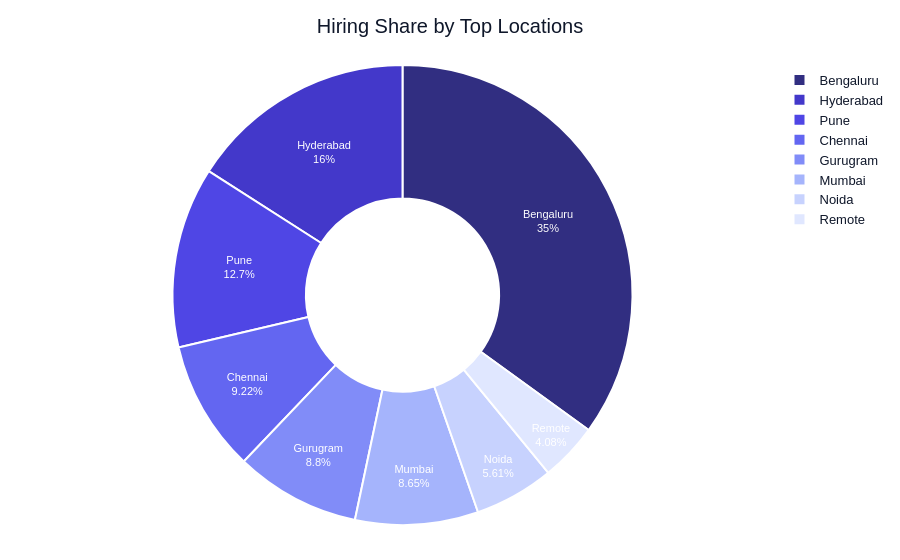

Notebook cell for this chart:
### Markdown cell above
#### Chart 4: Top 10 Hiring Locations

### Code cell
location_share = (
    df["location"]
    .value_counts()
    .head(8)
)

fig = px.pie(
    values=location_share.values,
    names=location_share.index,
    title="Hiring Share by Top Locations",
    hole=0.42,
    color_discrete_sequence=[
        "#312E81",
        "#4338CA",
        "#4F46E5",
        "#6366F1",
        "#818CF8",
        "#A5B4FC",
        "#C7D2FE",
        "#E0E7FF"
    ]
)

fig.update_traces(
    textposition="inside",
    textinfo="percent+label",
    textfont=dict(
        size=11,
        color="white"
    ),
    marker=dict(
        line=dict(
            color="white",
            width=2
        )
    ),
    hovertemplate=(
        "<b>%{label}</b><br>"
        "Job Postings: %{value:,}<br>"
        "Share: %{percent}"
        "<extra></extra>"
    )
)

fig = style_plot(fig)

fig.show()

### Figure 1 — Plotly figure (JSON) as saved in the notebook; plotly's stock layout.template omitted (floating-point values rounded to 4 significant figures)
{"data": [{"domain": {"x": [0, 1], "y": [0, 1]}, "hole": 0.42, "hovertemplate": "<b>%{label}</b><br>Job Postings: %{value:,}<br>Share: %{percent}<extra></extra>", "labels": ["Bengaluru", "Hyderabad", "Pune", "Chennai", "Gurugram", "Mumbai", "Noida", "Remote"], "legendgroup": "", "marker": {"line": {"color": "white", "width": 2}}, "name": "", "showlegend": true, "textfont": {"color": "white", "size": 11}, "textinfo": "percent+label", "textposition": "inside", "type": "pie", "values": [16823, 7669, 6112, 4431, 4233, 4157, 2695, 1961]}], "layout": {"font": {"color": "#0F172A", "family": "Arial", "size": 13}, "hovermode": "x unified", "legend": {"bgcolor": "rgba(0,0,0,0)", "borderwidth": 0, "tracegroupgap": 0}, "margin": {"b": 35, "l": 40, "r": 40, "t": 65}, "piecolorway": ["#312E81", "#4338CA", "#4F46E5", "#6366F1", "#818CF8", "#A5B4FC", "#C7D2FE", "#E0E7FF"], "title": {"font": {"family": "Arial", "size": 20}, "text": "Hiring Share by Top Locations", "x": 0.5, "xanchor": "center"}, "xaxis": {"showgrid": false, "showline": false, "zeroline": false}, "yaxis": {"gridcolor": "#E2E8F0", "griddash": "dot", "gridwidth": 0.8, "showgrid": true, "showline": false, "zeroline": false}}}
